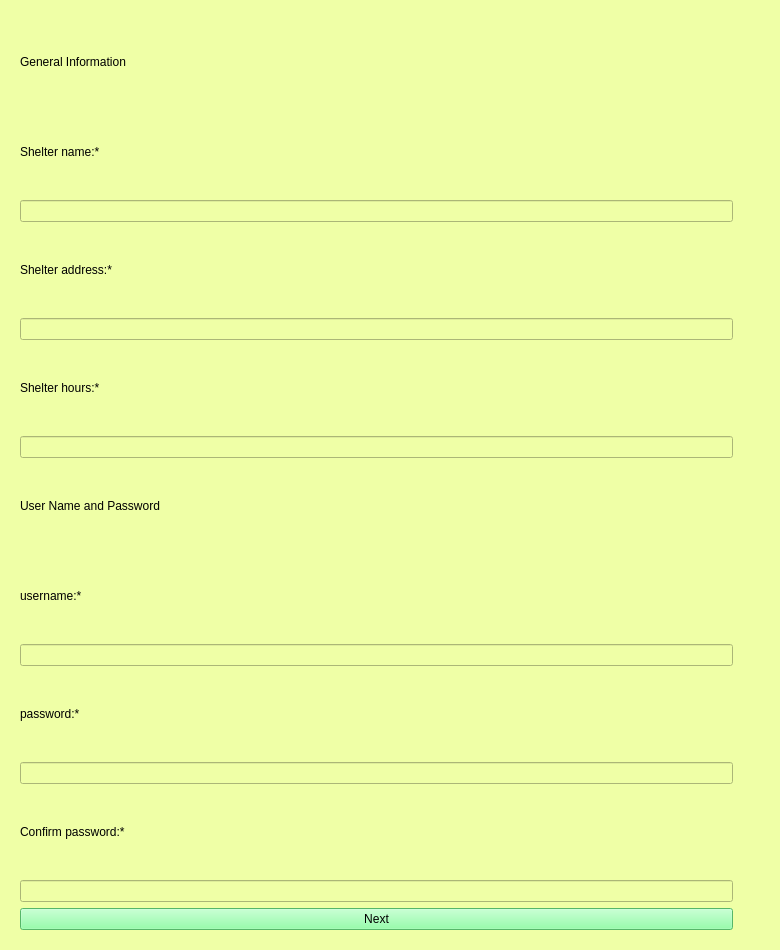
<?xml version="1.0" encoding="UTF-8"?>
<ui version="4.0">
 <class>signUp</class>
 <widget class="QDialog" name="signUp">
  <property name="geometry">
   <rect>
    <x>0</x>
    <y>0</y>
    <width>780</width>
    <height>950</height>
   </rect>
  </property>
  <property name="windowTitle">
   <string>Dialog</string>
  </property>
  <property name="styleSheet">
   <string notr="true">background-color: rgb(239, 255, 166);</string>
  </property>
  <layout class="QVBoxLayout" name="verticalLayout_3">
   <item>
    <widget class="QStackedWidget" name="stackedWidget">
     <property name="maximumSize">
      <size>
       <width>731</width>
       <height>16777215</height>
      </size>
     </property>
     <property name="currentIndex">
      <number>2</number>
     </property>
     <widget class="QWidget" name="InitialPage">
      <layout class="QVBoxLayout" name="verticalLayout_2">
       <item>
        <layout class="QVBoxLayout" name="verticalLayout">
         <item>
          <widget class="QLabel" name="label">
           <property name="styleSheet">
            <string notr="true">font: 14pt &quot;Arial Rounded MT Bold&quot;;</string>
           </property>
           <property name="text">
            <string>Sign up as a </string>
           </property>
          </widget>
         </item>
         <item>
          <layout class="QHBoxLayout" name="horizontalLayout">
           <item>
            <widget class="QPushButton" name="client">
             <property name="styleSheet">
              <string notr="true">background-color:rgb(120, 255, 147);
font: 14pt &quot;Arial Rounded MT Bold&quot;;</string>
             </property>
             <property name="text">
              <string>client</string>
             </property>
            </widget>
           </item>
           <item>
            <widget class="QPushButton" name="shelter">
             <property name="styleSheet">
              <string notr="true">background-color:rgb(120, 255, 147);
font: 14pt &quot;Arial Rounded MT Bold&quot;;</string>
             </property>
             <property name="text">
              <string>Shelter Owner</string>
             </property>
            </widget>
           </item>
          </layout>
         </item>
        </layout>
       </item>
      </layout>
     </widget>
     <widget class="QWidget" name="ClientSignUp">
      <layout class="QVBoxLayout" name="verticalLayout_5">
       <item>
        <layout class="QVBoxLayout" name="verticalLayout_4">
         <item>
          <widget class="QLabel" name="label_2">
           <property name="styleSheet">
            <string notr="true">font: 14pt &quot;Arial Rounded MT Bold&quot;;</string>
           </property>
           <property name="text">
            <string>General Information</string>
           </property>
          </widget>
         </item>
         <item>
          <layout class="QHBoxLayout" name="horizontalLayout_2">
           <item>
            <widget class="QLabel" name="label_3">
             <property name="text">
              <string>First Name *</string>
             </property>
            </widget>
           </item>
           <item>
            <widget class="QLineEdit" name="lineEdit"/>
           </item>
          </layout>
         </item>
         <item>
          <layout class="QHBoxLayout" name="horizontalLayout_3">
           <item>
            <widget class="QLabel" name="label_4">
             <property name="text">
              <string>Middle Name </string>
             </property>
            </widget>
           </item>
           <item>
            <widget class="QLineEdit" name="lineEdit_2"/>
           </item>
          </layout>
         </item>
         <item>
          <layout class="QHBoxLayout" name="horizontalLayout_4">
           <item>
            <widget class="QLabel" name="label_5">
             <property name="text">
              <string>Last Name</string>
             </property>
            </widget>
           </item>
           <item>
            <widget class="QLineEdit" name="lineEdit_3"/>
           </item>
          </layout>
         </item>
         <item>
          <widget class="QLabel" name="label_6">
           <property name="text">
            <string>Gender:*</string>
           </property>
          </widget>
         </item>
         <item>
          <widget class="QRadioButton" name="radioButton">
           <property name="text">
            <string>Female</string>
           </property>
          </widget>
         </item>
         <item>
          <widget class="QRadioButton" name="radioButton_2">
           <property name="text">
            <string>Male</string>
           </property>
          </widget>
         </item>
         <item>
          <layout class="QHBoxLayout" name="horizontalLayout_5">
           <item>
            <widget class="QRadioButton" name="radioButton_5">
             <property name="text">
              <string>Another (not listed)</string>
             </property>
            </widget>
           </item>
           <item>
            <widget class="QLineEdit" name="lineEdit_7"/>
           </item>
          </layout>
         </item>
         <item>
          <widget class="QLabel" name="label_13">
           <property name="text">
            <string>Date Of Birth (mm/dd/yyyy):*</string>
           </property>
          </widget>
         </item>
         <item>
          <widget class="QLineEdit" name="lineEdit_8"/>
         </item>
         <item>
          <widget class="QLabel" name="label_14">
           <property name="text">
            <string>email address:*</string>
           </property>
          </widget>
         </item>
         <item>
          <widget class="QLineEdit" name="lineEdit_9"/>
         </item>
         <item>
          <widget class="QLabel" name="label_15">
           <property name="text">
            <string>phone number:*</string>
           </property>
          </widget>
         </item>
         <item>
          <widget class="QLineEdit" name="lineEdit_10"/>
         </item>
         <item>
          <widget class="QLabel" name="label_16">
           <property name="text">
            <string>Any allergies:*</string>
           </property>
          </widget>
         </item>
         <item>
          <widget class="QLineEdit" name="lineEdit_11"/>
         </item>
         <item>
          <widget class="QLabel" name="label_17">
           <property name="text">
            <string>Annual Salaries:*</string>
           </property>
          </widget>
         </item>
         <item>
          <widget class="QLineEdit" name="lineEdit_12"/>
         </item>
         <item>
          <widget class="QLabel" name="label_20">
           <property name="text">
            <string>password:*</string>
           </property>
          </widget>
         </item>
         <item>
          <widget class="QLineEdit" name="lineEdit_14"/>
         </item>
         <item>
          <widget class="QLabel" name="label_21">
           <property name="text">
            <string>Confirm password:*</string>
           </property>
          </widget>
         </item>
         <item>
          <widget class="QLineEdit" name="lineEdit_15"/>
         </item>
         <item>
          <widget class="QPushButton" name="Next">
           <property name="styleSheet">
            <string notr="true">background-color:rgb(120, 255, 147);
font: 14pt &quot;Arial Rounded MT Bold&quot;;</string>
           </property>
           <property name="text">
            <string>Next</string>
           </property>
          </widget>
         </item>
        </layout>
       </item>
      </layout>
     </widget>
     <widget class="QWidget" name="ShelterSignUp">
      <layout class="QVBoxLayout" name="verticalLayout_6">
       <item>
        <widget class="QLabel" name="label_22">
         <property name="styleSheet">
          <string notr="true">font: 14pt &quot;Arial Rounded MT Bold&quot;;</string>
         </property>
         <property name="text">
          <string>General Information</string>
         </property>
        </widget>
       </item>
       <item>
        <widget class="QLabel" name="label_23">
         <property name="text">
          <string>Shelter name:*</string>
         </property>
        </widget>
       </item>
       <item>
        <widget class="QLineEdit" name="lineEdit_16"/>
       </item>
       <item>
        <widget class="QLabel" name="label_24">
         <property name="text">
          <string>Shelter address:*</string>
         </property>
        </widget>
       </item>
       <item>
        <widget class="QLineEdit" name="lineEdit_17"/>
       </item>
       <item>
        <widget class="QLabel" name="label_25">
         <property name="text">
          <string>Shelter hours:*</string>
         </property>
        </widget>
       </item>
       <item>
        <widget class="QLineEdit" name="lineEdit_18"/>
       </item>
       <item>
        <widget class="QLabel" name="label_26">
         <property name="text">
          <string>User Name and Password</string>
         </property>
        </widget>
       </item>
       <item>
        <widget class="QLabel" name="label_29">
         <property name="text">
          <string>username:*</string>
         </property>
        </widget>
       </item>
       <item>
        <widget class="QLineEdit" name="lineEdit_21"/>
       </item>
       <item>
        <widget class="QLabel" name="label_27">
         <property name="text">
          <string>password:*</string>
         </property>
        </widget>
       </item>
       <item>
        <widget class="QLineEdit" name="lineEdit_20"/>
       </item>
       <item>
        <widget class="QLabel" name="label_28">
         <property name="text">
          <string>Confirm password:*</string>
         </property>
        </widget>
       </item>
       <item>
        <widget class="QLineEdit" name="lineEdit_19"/>
       </item>
       <item>
        <widget class="QPushButton" name="Next_2">
         <property name="styleSheet">
          <string notr="true">background-color:rgb(120, 255, 147);
font: 14pt &quot;Arial Rounded MT Bold&quot;;</string>
         </property>
         <property name="text">
          <string>Next</string>
         </property>
        </widget>
       </item>
      </layout>
     </widget>
    </widget>
   </item>
  </layout>
 </widget>
 <resources/>
 <connections/>
</ui>
